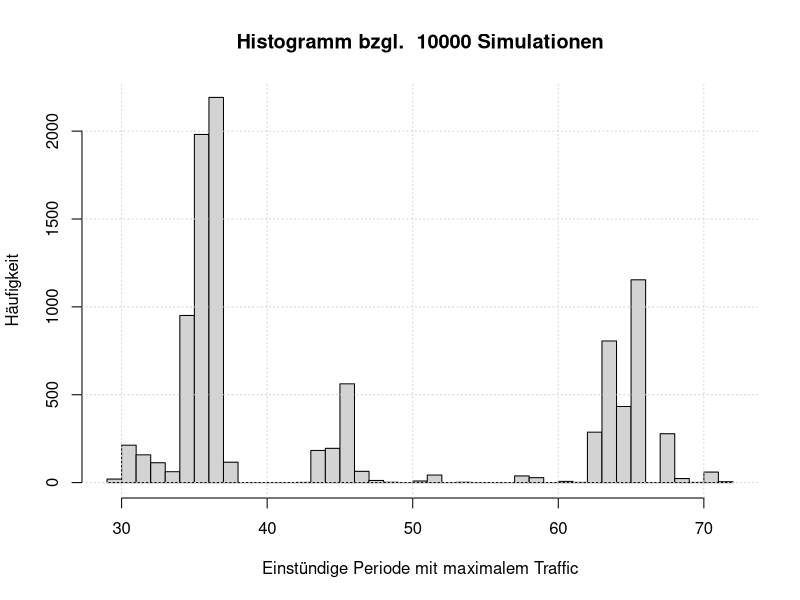
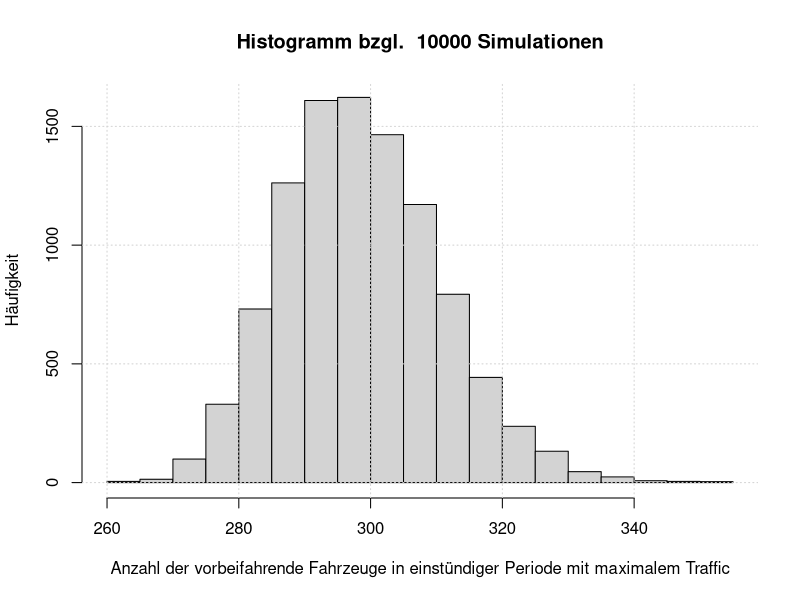
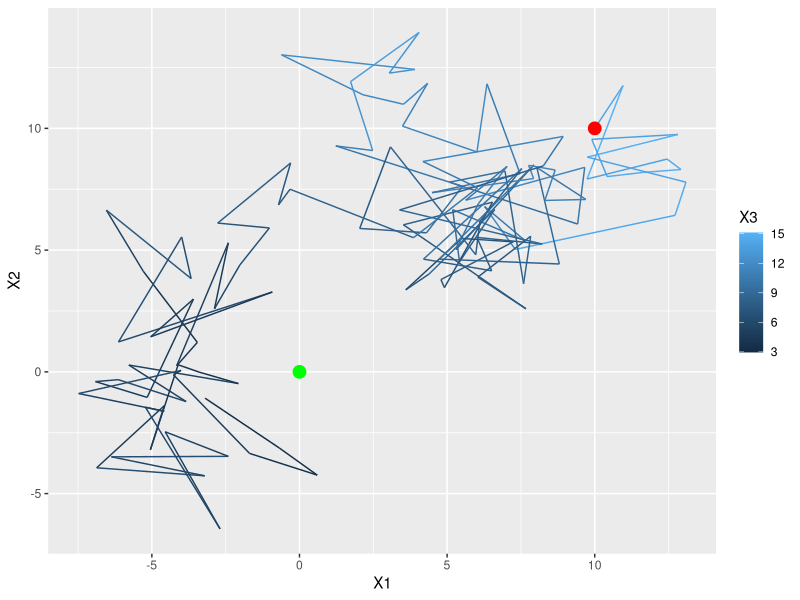
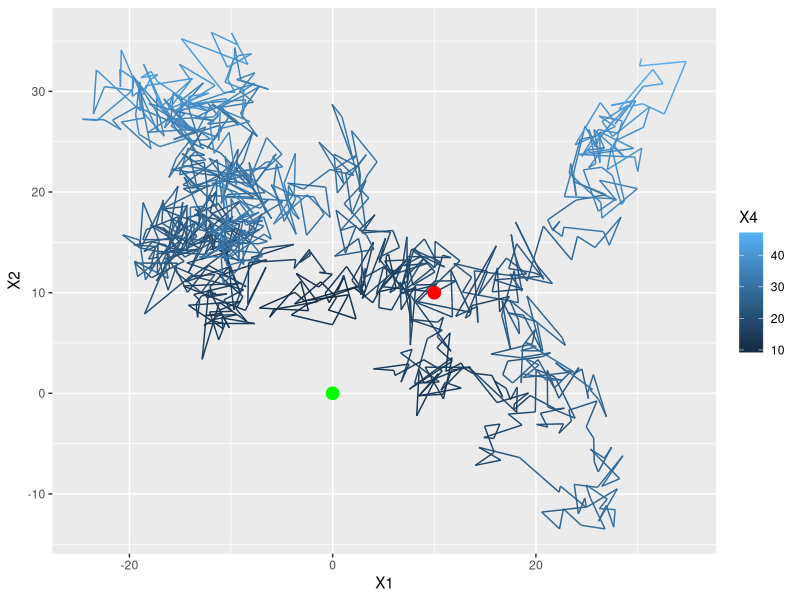
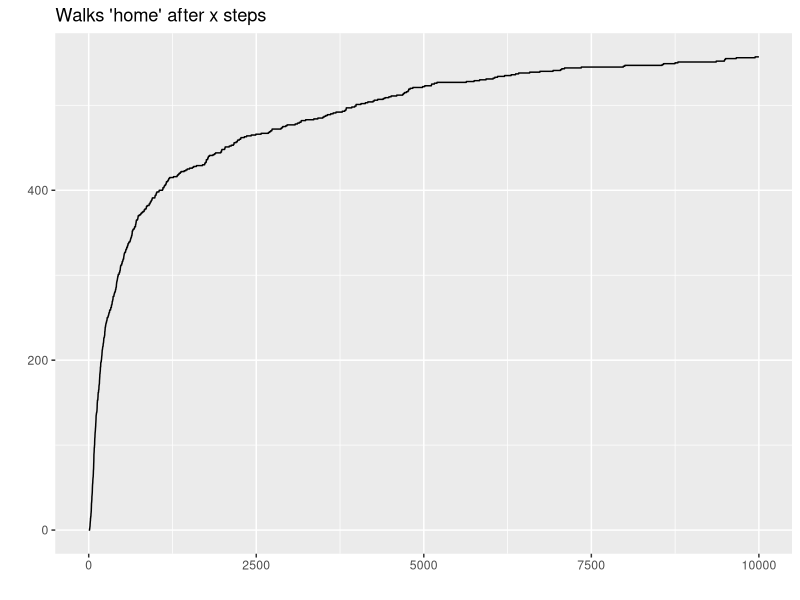
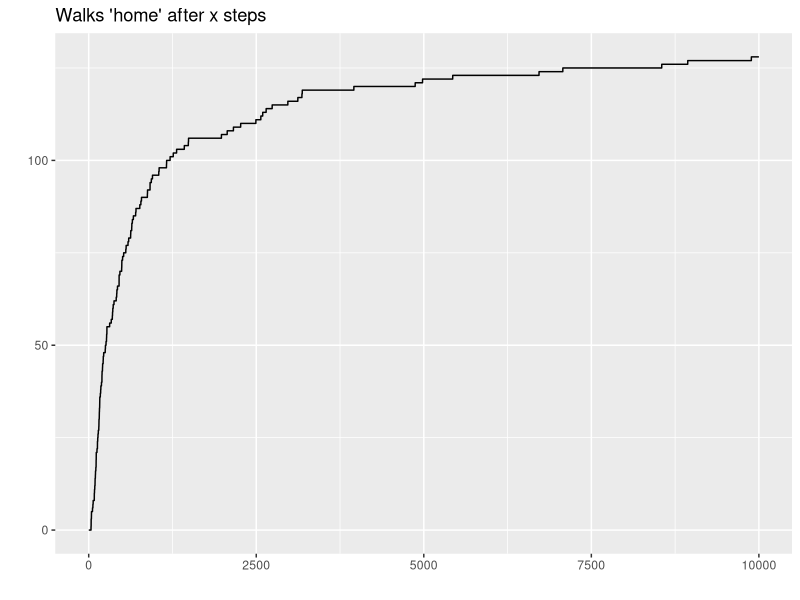
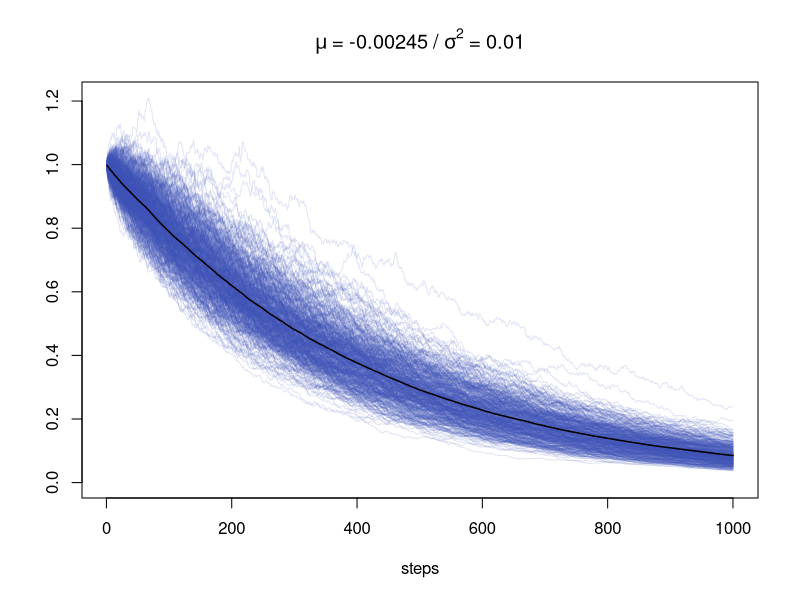
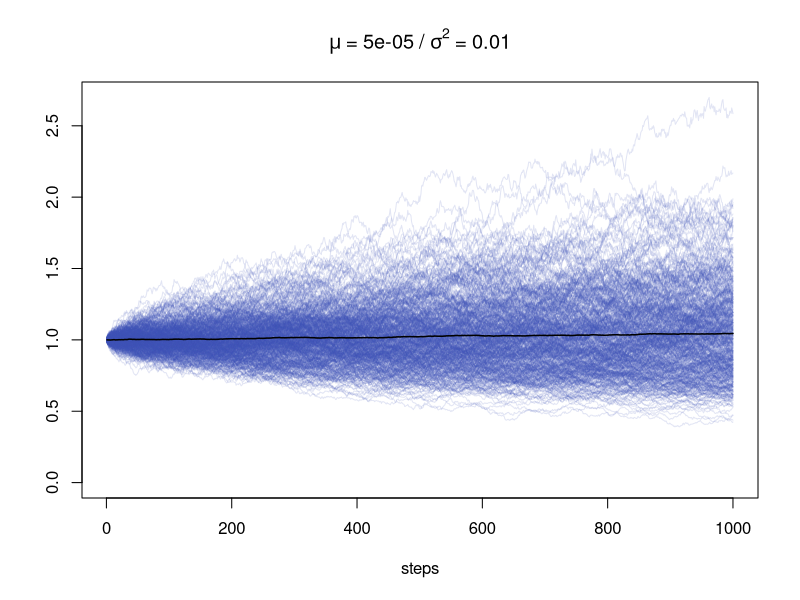

Write R code to recreate these figures, in order.
## ---- chunk 1
# Load libraries
library('ggplot2')
library(xtable)
## ---- chunk 2
# Read transition matrix
P <- as.matrix(read.csv("data/lungcancer.csv"))
nStates <- dim(P)[1]

# Sanity check
apply(P, 1, sum)
## ---- chunk 3
# Method 1

fnMCMeanSteps1 <- function(x, mu, P, tailProb = 10^-3){
  # This function computes the mean number of steps needed to reach state x for
  # a Markov chain defined with initial distribution mu and transition matrix P.
  # 
  # Args:
  #   x:        Target state
  #   mu:       Initial distribution
  #   P:        Transition matrix
  #   tailProb: Tail probability to control approximation
  #   
  # Returns:
  #   Expected number of steps to reach state x for the first time
  
  # Step 0
  cumProbs <- mu[x]
  mean <- mu[x] * 0  # symbolic initialization
  
  # Step 1
  tempProb <- sum(mu[-x] * P[-x, x])
  cumProbs <- cumProbs + tempProb
  mean <- mean + tempProb * 1
  
  # Further steps
  PTilde <- diag(length(mu) - 1)  # initialize PTilde
  k <- 2
  
  while (1-cumProbs >= tailProb) {
    PTilde <- PTilde %*% P[-x, -x]  # Update PTilde
    tempProb <- mu[-x] %*% PTilde %*% P[-x, x]  # Get prob. of hitting time k
    cumProbs <- cumProbs + tempProb  # cumulate probability mass
    mean <- mean + tempProb * k  # update mean
    k <- k+1
  }
  
  # Return mean
  return(as.double(mean))
}
## ---- chunk 4
# Method 2

fnMCMeanSteps2 <- function(x, mu, P, T = 1000){
  # This function computes the mean number of steps needed to reach state x for
  # a Markov chain defined with initial distribution mu and transition matrix P.
  # This method approximates the mean using 10'000 Markov chain simulations with
  # a maximum of T steps per simulation.
  # 
  # Args:
  #   x:  Target state
  #   mu: Initial distribution
  #   P:  Transition matrix
  #   T:  Maximum length of Markov chain
  #   
  # Returns:
  #   Expected number of steps to reach state x for the first time
  
  # Number of states and simulations
  nStates <- length(mu)
  nSim <- 10^4
  
  # Initialize vector to hold number of steps taken to reach state x for the
  # first time for each simulated markov chain
  vSteps <- vector(mode = "integer", length = nSim)
  
  # Start simulation of nSim markov chains with a maximum number of T steps
  for (n in 1:nSim){
    # Sample first state
    state <- sample(1:nStates, 1, prob = mu)
    
    for (t in 2:T+1){
      if (state == x){
        # break if state is x
        vSteps[n] <- t-1  # store number of steps
        break
      } else if (t == T+1) {
        # catch if state x has not been reached in T steps with NA
        vSteps[n] <- NA
        break
      }
      
      # sample next state depending on current state
      state <- sample(1:nStates, 1, prob = P[state, ])
    }
  }

  # Return mean
  return(mean(vSteps, na.rm = TRUE))
}
## ---- chunk 5
# Define initial distribution (always begin in state 23 (Lung))
mu <- rep(0, nStates)
mu[23] <- 1

# Expected number of steps to reach certain positions (Bladder, Brain, Heart)
 
# Method 1
startTime <- Sys.time()
meanStepsBladder1 <- fnMCMeanSteps1(5, mu, P, tailProb = 10^-5)
meanStepsBrain1 <- fnMCMeanSteps1(7, mu, P, tailProb = 10^-5)
meanStepsHeart1 <- fnMCMeanSteps1(17, mu, P, tailProb = 10^-5)
endTime  <- Sys.time()
timeMethod1 <- endTime - startTime

# Method 2
set.seed(42)
startTime <- Sys.time()
meanStepsBladder2 <- fnMCMeanSteps2(5, mu, P, T = 10000)
meanStepsBrain2 <- fnMCMeanSteps2(7, mu, P, T = 10000)
meanStepsHeart2 <- fnMCMeanSteps2(17, mu, P, T = 10000)
endTime  <- Sys.time()
timeMethod2 <- endTime - startTime
## ---- chunk 6
print(xtable(matrix(c(meanStepsBladder1, meanStepsBrain1, meanStepsHeart1,
                      meanStepsBladder2, meanStepsBrain2, meanStepsHeart2),
                    ncol = 2, dimnames = list(
                      c("Bladder", "Brain", "Heart"),
                      c("Method 1", "Method 2"))
                    ),
             caption = "Expected number of steps to reach position in body."),
      comment = FALSE)
## ---- chunk 7
# Read csv data
N <- as.matrix(read.csv("data/traffic.csv", header = TRUE))

# Get vector of 96 data points
Nt <- as.vector(t(N[,2:5]))

# Calculate lambda tilde and lambda as function of t
lambdaTildeT <- Nt
lambdaT <- 1.2 * lambdaTildeT
## ---- chunk 8
fnSimulatePoisson <- function(vecLambda, n) {
  # This function simulates poisson values based on vector of parameters lambda
  # 
  # Args:
  #   vecLambda:  Vector of parameters for poisson distribution
  #   n:          Number of simulations
  #   
  # Returns:
  #   Simulated vectors as matrix, where every row is a simulation of one day
  #   therefore the matrix as n rows.
  
  # Get random poisson distributed values for n days
  vSimulated <- rpois(length(vecLambda)*n, vecLambda)
  
  # Split data into matrix of form: mSplitted[day, quarter-hour]
  # where day goes from 1 to n and quater-hour from 1 to 96
  mSplitted <- t(matrix(vSimulated, nrow=length(vecLambda), ncol=n))
  
  return(mSplitted)
}

# Define number of simulations
nSimulations = 10000

# Run poisson simulation, based on parameter values from traffic.csv
mSimulation <- fnSimulatePoisson(lambdaT, nSimulations)
## ---- chunk 9
## Task 1
meanCarsPerDay <- mean(rowSums(mSimulation))
## ---- chunk 10
## Task 2
# Calculate cumsums for every day
cumsumDays <- t(apply(mSimulation, 1, cumsum))
# Take position of all values below or equal 1000 and take maximum index value
thousandsCars <- apply(cumsumDays, 1, function(row) max(which(row <= 1000))/4)
# Take mean over all columns and round
thousandsCar <- floor(mean(thousandsCars))
## ---- chunk 11
## Task 3
# Calculate mean cars at position 7 (between 1:30 and 1:45)
meanCarsAtNightQuarter <- mean(as.vector(mSimulation[,7]))
## ---- chunk 12
## Task 4/5
# Do rowwise cumsum
cumsumDays <- t(apply(mSimulation, 1, cumsum))
# Take cumsumDays and remove first 3 columns and
# take cumsumDays and remove last 4 colums and add zeros to the beginning
# Subtract both matrices to get hourly periods in quater hour steps
sumHourlyPeriod <- cumsumDays[,-(1:3)] -
  t(apply(cumsumDays[,1:(dim(cumsumDays)[2]-4)],1,function(row) c(0,row)))
## ---- chunk 13
# Get maximum traffic indices and plot histogram
maxTrafficPeriodIndices <- apply(sumHourlyPeriod, 1, function(row) which.max(row))

hist(maxTrafficPeriodIndices,
     breaks = max(maxTrafficPeriodIndices)-min(maxTrafficPeriodIndices),
     main = paste("Histogramm bzgl. ", nSimulations, "Simulationen"),
     xlab = "Einstündige Periode mit maximalem Traffic", ylab = "Häufigkeit")
grid()
## ---- chunk 14
# Get maximum traffic values and plot histogram
maxTrafficPeriodValues <- apply(sumHourlyPeriod, 1, function(row) max(row))

hist(maxTrafficPeriodValues,
     main = paste("Histogramm bzgl. ", nSimulations, "Simulationen"),
     xlab = paste("Anzahl der vorbeifahrende Fahrzeuge in einstündiger Periode",
                  "mit maximalem Traffic"),
     ylab = "Häufigkeit")
grid()
## ---- chunk 15
# check if library is there
require('ggplot2')

fnRandomWalk <- function(d, x, N, R) {
  # This function generates a random walk of dimension d, starting from x, with N steps,
  # that ends when the distance to the origin is smaller than R
  #
  # Return: dataframe containing the random walk
  
  dfWalk = data.frame(matrix(nrow=N, ncol=d+1))
  
  n=1
  pos=x
  dfWalk[1,1:d] = pos
  dist = sqrt(sum(pos*pos))
  dfWalk[1,d+1] = dist
  
  while(n<N && R<dist) {
    # Thi is the loop handling the random walk
    rstep <- c(round(rnorm(d),2))
    pos = pos+rstep
    dist <- sqrt(sum(pos*pos))
    dfWalk[n+1,1:d] = pos+rstep
    dfWalk[n+1,d+1] = dist
    n = n+1 
  }
  # na.omit ist necessary to handle random walks exiting after n<N (made it home)
  return(na.omit(dfWalk))
}

set.seed(257)
humanWalk <- fnRandomWalk(2, c(10,10), 1000, 3)
birdWalk <- fnRandomWalk(3, c(10,10,10), 1000, 3)
## ---- chunk 16
# Plotting human random walk
start <- data.frame(X=10, Y=10, Z=10)
goal <- data.frame(X=0, Y=0, Z=10)
p1 <- ggplot(humanWalk, aes(x=X1, y=X2, color=X3)) +
    geom_path() +
    geom_point(data=start,aes(X,Y),colour='red',size=4) +
    geom_point(data=goal,aes(X,Y),colour='green',size=4)
p1
## ---- chunk 17
# Plotting bird random walk
birdWalk <- fnRandomWalk(3, c(10,10,10), 1000, 3)
p2 <- ggplot(birdWalk, aes(x=X1, y=X2, color=X4)) +
    geom_path() +
    geom_point(data=start,aes(X,Y),colour='red',size=4) +
    geom_point(data=goal,aes(X,Y),colour='green',size=4)
p2

## ---- chunk 18

set.seed(45791)
walks <- 1000
steps <- 10000
length <- 10000
startpos <- c(10,10,10)
R <- 3

randValsX <- matrix(rnorm(walks*steps,0,sqrt(length/steps)),nrow=walks,ncol=steps)
randValsY <- matrix(rnorm(walks*steps,0,sqrt(length/steps)),nrow=walks,ncol=steps)
randValsZ <- matrix(rnorm(walks*steps,0,sqrt(length/steps)),nrow=walks,ncol=steps)
randValsX[,1] <- startpos[1]
randValsY[,1] <- startpos[2]
randValsZ[,1] <- startpos[3]
randValsX <- t(apply(randValsX,1,cumsum))
randValsY <- t(apply(randValsY,1,cumsum))
randValsZ <- t(apply(randValsZ,1,cumsum))

WalksH <- sqrt((randValsX^2)+(randValsY^2)) < R
WalksB <- sqrt(((randValsX^2)+(randValsY^2)+(randValsZ^2))) < R

fnWalkIn <- function(slice) {
  # This function takes the columns of the matrix with 0-1 values for distance < R or > R
  # and looks for the first 1 in each row. When found, all entries in the remaining row
  # are set to 1, to signify that the walk has already been 'in'
  # Args:
  #   slice: column of the matrix with 0-1 values for out-in on pos i,j
  first <- match(1,slice)
  if(is.finite(first)) {
    slice[first:length(slice)] <- 1
  }
  return(slice)
}

WalksH <- t(apply(WalksH,1,fnWalkIn))
WalksB <- t(apply(WalksB,1,fnWalkIn))

WalksInH <- apply(WalksH,2,sum)
WalksInB <- apply(WalksB,2,sum)

####################################
## ---- chunk 19
H <- qplot(x=1:length(WalksInH), y=WalksInH,geom="line", xlab="", ylab="",
      main="Walks 'home' after x steps")
B <- qplot(x=1:length(WalksInB), y=WalksInB,geom="line", xlab="", ylab="",
      main="Walks 'home' after x steps")
H
B

## ---- chunk 20

# The hardcoded values where obtained in more involved simulations too costly to repeat here
#
print(xtable(matrix(c(WalksInH[steps]/walks, 0.7, 0.75,
                      WalksInB[steps]/walks, 0.12, 0.14),
                    ncol = 2, dimnames = list(
                      c("10.000", "100.000", "1.000.000"),
                      c("Mensch", "Vogel"))
                    ),
             caption = "Convergence of Possibility for 'Home'"),
      comment = FALSE)
## ---- chunk 21
fnBrownianMotion <- function(nSim, nSteps, tMax = nSteps){
  # This function simulates nSim brownian motions with nSteps of length 
  # (tMax/nSteps). That is, the browian motions are of overall length of tMax.
  # 
  # Args:
  #   nSim:   Number of simulations/walks
  #   nSteps: Number of steps in each walk
  #   tMax:   Overall length of each walk
  #   
  # Returns:
  #   A matrix with nSim rows and nSteps columns, i.e. each row is the simulation
  #   of one brownian motion.
  matSteps <- matrix(rnorm(nSim*nSteps, 0, sqrt(tMax/nSteps)), 
                     nrow = nSim, ncol = nSteps)
  return(t(apply(matSteps, 1, cumsum)))
}
## ---- chunk 22

fnGeometricBrown <- function(nSim, nSteps, vecMu, vecSigma) {
  # This function simulates for every combination of parameters mu and sigma
  # nSim geometric brownian motions with nSteps of length 1.
  # The results are plotted, including mean Brownian.
  # 
  # Args:
  #   nSim:     Number of simulations
  #   nSteps:   Number of steps in simulation
  #   vecMu:    Vector of mu parameters
  #   vecSigma: Vector of sigma parameters
  #   
  # Returns:
  #   Noting, just creates plots
  
  # Fix start value at 1
  X0 <- 1
  # Obtain length of parameter vectors
  nPars <- length(vecMu)
  
  # One time series plot for every parameter combination
  for(i in 1:nPars) {
    # Get Brownian
    matBM <- fnBrownianMotion(nSim, nSteps)
    # Calculate Geometric Brownian
    matX <- X0 * exp((vecMu[i]-0.5*vecSigma[i]^2)*(1:nSteps) + vecSigma[i]*t(matBM))
    
    # Plot all Geometric Brownian
    ts.plot(matX, ylim = c(0,max(matX)), xlab = "steps",
            main = bquote(mu ~ "=" ~ .(vecMu[i]) ~ "/" ~ sigma^2 ~ "=" ~ .(vecSigma[i])),
            col = rgb(63/255, 81/255, 181/255, alpha = 0.15))
    # Add mean of all Geometric Brownians
    lines(rowMeans(matX), lwd = 1.5)
    cat('\r\n\r\n')
  }
  
}

nSim <- 500
nSteps <- 1000
vecMu = c(-0.00245, 0.00005, 0.00255)
vecSigma = c(0.01, 0.01, 0.01)

# Check conditions
vecMu-(vecSigma^2/2)

# Rund and plot simulations
fnGeometricBrown(nSim, nSteps, vecMu, vecSigma)
## ---- chunk 23
# Set parameter of geometric brownian motion and call option
TCall <- 1
r <- 0.04
sigma <- 0.2
X0 <- 100
K <- 100
C <- list()
mu <- r
## ---- chunk 24
# Black-Scholes
d1 <- 1/(sigma*sqrt(TCall)) * (log(X0/K)+(r+(0.5*sigma^2))*TCall)
d2 <- d1-sigma*sqrt(TCall)
C$BlackScholes <- X0*pnorm(d1) - K*exp(-r*TCall)*pnorm(d2)
## ---- chunk 25
# Simulate brownian motions
nSim <- 10000
nSteps <- 1000
matBM <- fnBrownianMotion(nSim, nSteps, TCall)

# Compute price processes using exact solution of SDE
times <- seq(TCall/nSteps, TCall, 1/nSteps)
matX <- t(X0 * exp((mu-0.5*sigma^2)*times + sigma*t(matBM)))

# Get MC approximation of arbitrage-free price C
payouts <- matX[, nSteps] - K
payouts[payouts <= 0] <- 0

C$MC <- exp(-r) * mean(payouts)
## ---- chunk 26
fnEulerScheme <- function(nSim, nSteps, tMax, mu, sigma, X0){
  # This function simulates nSim price processes with nSteps of length 
  # (tMax/nSteps) using trend mu, volatility sigma, and starting price X0.
  # 
  # Args:
  #   nSim:   Number of simulations/walks
  #   nSteps: Number of steps in each walk
  #   tMax:   Overall length of each walk
  #   mu:     Trend
  #   sigma:  Volatility
  #   X0:     Start price
  #   
  # Returns:
  #   A matrix with nSim rows and nSteps columns, i.e. each row is the simulation
  #   of one brownian motion.
  
  # Get length of one step
  stepLen <- tMax/nSteps
  
  # Simulate from the standard normal
  matNorm <- matrix(rnorm(nSim*nSteps), nrow = nSim)
  
  # Initialize price processes
  matX <- matrix(nrow = nSim, ncol = nSteps)
  matX[,1] <- (1 + mu*stepLen + sigma*sqrt(stepLen)*matNorm[,1]) * X0
  
  # Build price processes recursively
  for (k in 2:nSteps){
    matX[,k] <- (1 + mu*stepLen + sigma*sqrt(stepLen)*matNorm[,k]) * matX[,k-1]
  }
  
  # return matrix with simulated price processes
  return(matX)
}

# Run Euler scheme
nSim <- 10000
nSteps <- 1000
matX <- fnEulerScheme(nSim, nSteps, TCall, mu, sigma, X0)

# Get MC approximation of arbitrage-free price C
payouts <- matX[, nSteps] - K
payouts[payouts <= 0] <- 0

C$Euler <- exp(-r) * mean(payouts)
## ---- chunk 27
print(xtable(matrix(c(C$BlackScholes, C$MC, C$Euler), ncol = 1, 
                    dimnames = list(c("Black and Scholes", "MC BM", "Euler"))),
             caption = "Arbitrage-free prices of European Call Option."),
      comment = FALSE)
